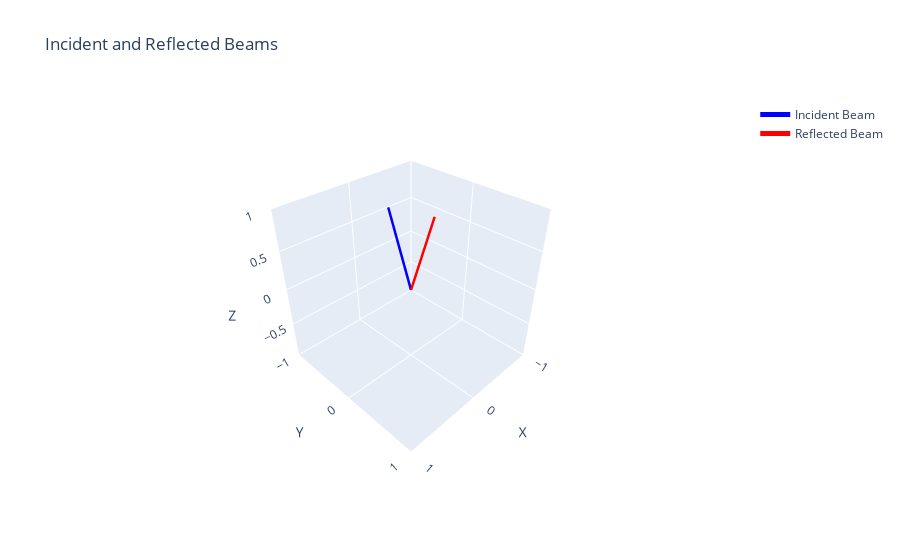

Source (notebook cell):
### Code cell
run(laser_azimuth, laser_polar, mirror_roll, mirror_pitch, mirror_yaw, intersection_plane_roll, intersection_plane_pitch, intersection_plane_yaw, intersection_plane_point)

### Figure 1 — Plotly figure (JSON) as saved in the notebook; plotly's stock layout.template omitted (floating-point values rounded to 4 significant figures)
{"data": [{"line": {"color": "blue", "width": 5}, "mode": "lines", "name": "Incident Beam", "type": "scatter3d", "x": [0.08852, 0], "y": [-0.2432, 0], "z": [0.9659, 0]}, {"line": {"color": "red", "width": 5}, "mode": "lines", "name": "Reflected Beam", "type": "scatter3d", "x": [0, -0.08852], "y": [0, 0.2432], "z": [0, 0.9659]}], "layout": {"scene": {"aspectmode": "cube", "camera": {"eye": {"x": 1.5, "y": 1.5, "z": 1.5}}, "xaxis": {"range": [-1, 1], "title": {"text": "X"}}, "yaxis": {"range": [-1, 1], "title": {"text": "Y"}}, "zaxis": {"range": [-1, 1], "title": {"text": "Z"}}}, "title": {"text": "Incident and Reflected Beams"}}}
